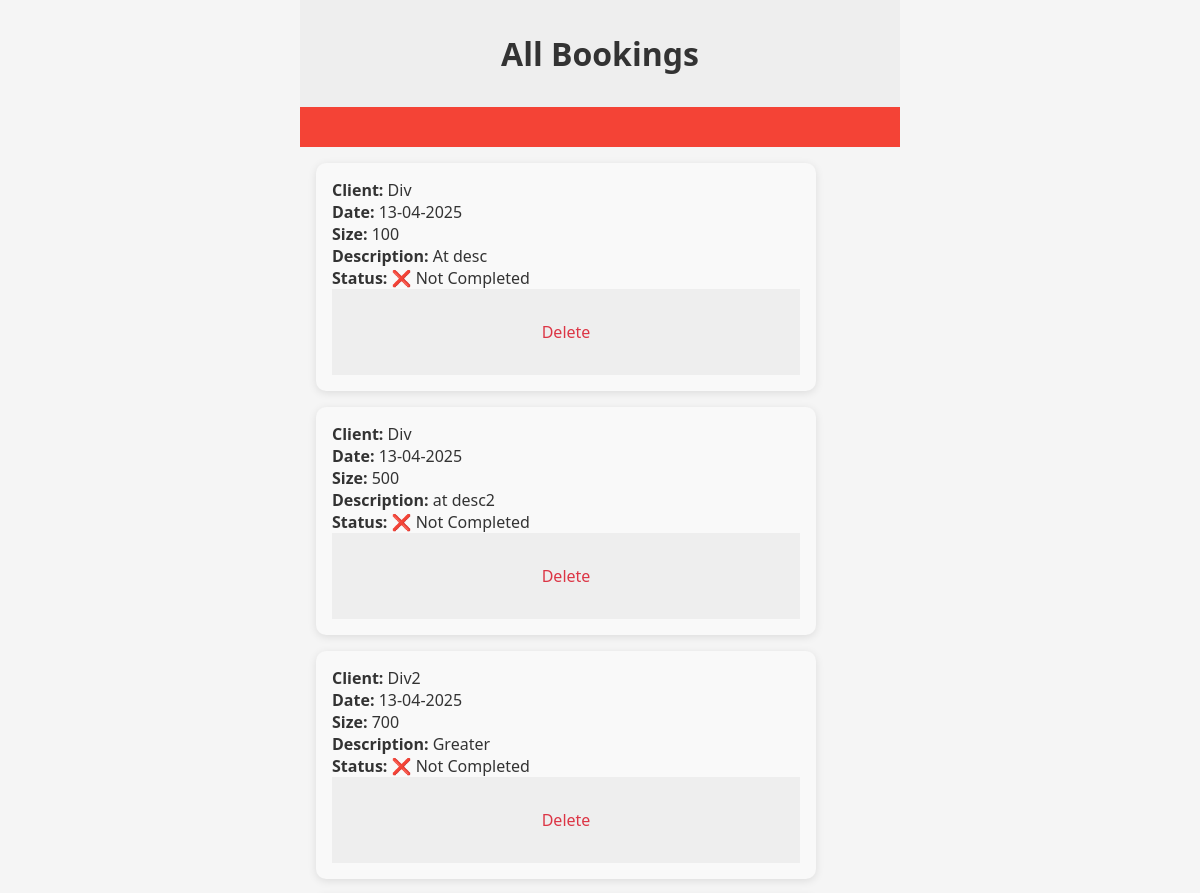
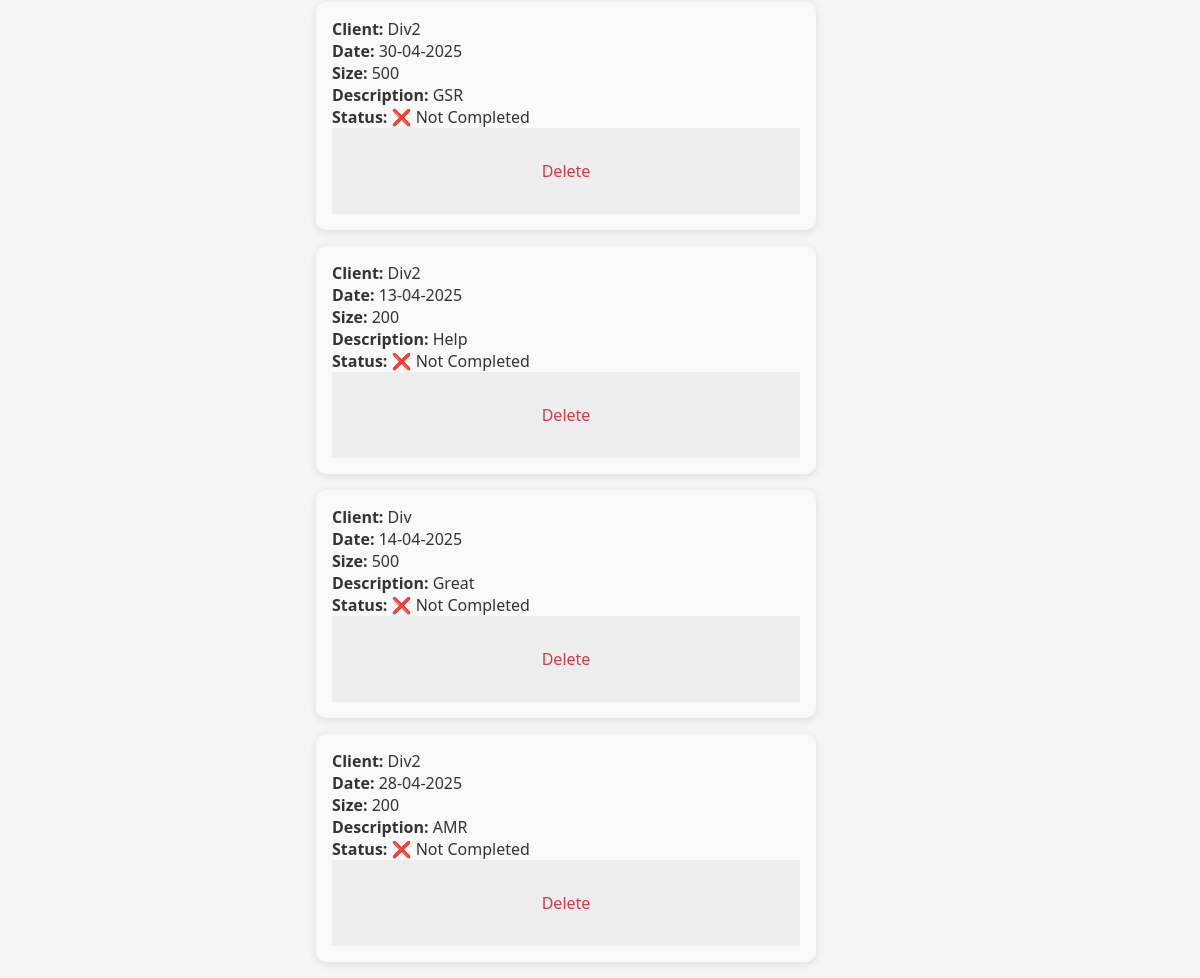
Screenshot of /view_all_bookings (signed in) with the database file from the repository (2 pictures, top to bottom).
### db_setup.py (models this page shows)
class Entity(Base):
    __tablename__ = 'entities'
    id = Column(Integer, primary_key=True)
    date = Column(Date, nullable=False)
    client_id = Column(Integer, ForeignKey('clients.id'), nullable=False)
    client = relationship("Client")
    size = Column(Integer, nullable = False)
    description = Column(String, nullable=False)
    completed = Column(Boolean, default=False)

class Client(Base, UserMixin):
    __tablename__ = 'clients'
    id = Column(Integer, primary_key=True)
    username = Column(String, nullable=False)
    password = Column(String, nullable=False)
    role = Column(String, nullable=False, default='client')

### app.py (the view)
@app.route('/view_all_bookings', methods=['GET'])
@login_required
def view_all_bookings():
    if current_user.role == 'Admin':
        bookings = db_session.query(Entity).all()
    else:
        bookings = db_session.query(Entity).filter(Entity.client_id == current_user.id).all()
    return render_template('viewall.html', bookings=bookings)

### app.py (called while the page is built)
@login_manager.user_loader
def load_user(client_id):
    return db_session.get(Client, client_id)

### templates/viewall.html (shortened to what this page needs)
<!DOCTYPE html>
<html lang="en">
  <head>
    <link
      rel="stylesheet"
      href="{{ url_for('static', filename='styles.css') }}"
    />
  </head>
  <body>
    <div class="container">
      <h2>All Bookings</h2>
      <div class="flash">
      </div>
      <div class="bookings">
        {% for booking in bookings %}
        <div class="booking-card">
          <p><strong>Client:</strong> {{ booking.client.username }}</p>
          <p><strong>Date:</strong> {{ booking.date.strftime('%d-%m-%Y') }}</p>
          <p><strong>Size:</strong> {{ booking.size }}</p>
          <p><strong>Description:</strong> {{ booking.description }}</p>
          <p>
            <strong>Status:</strong>
            {% if booking.completed %} ✅ Completed {% else %} ❌ Not Completed
            {% endif %}
          </p>
          <form
            action="{{ url_for('delete_booking', booking_id=booking.id) }}"
            method="POST"
          >
            <button class="delete" type="submit" title="Delete">Delete</button>
          </form>
        </div>
        {% else %}
        <p>No bookings found.</p>
        {% endfor %}
      </div>
    </div>
  </body>
</html>

### static/styles.css (style rules this page uses)
* { margin: 0; padding: 0; box-sizing: border-box; font-family: "Segoe UI", Tahoma, Geneva, Verdana, sans-serif; }
body, html { margin: 0; background-color: #f8f9fa; color: #333; min-height: 100vh; justify-content: center; padding: 0; background: #f5f5f5; }
.container { justify-content: center; width: 100%; max-width: 600px; margin: 0 auto; }
form, h2 { display: flex; flex-direction: column; width: 100%; max-width: 100%; align-items: center; text-align: center; justify-content: center; justify-self: center; padding: 1rem; font-size: xx-large; background: #eee; padding: 1em; text-align: center; }
input, textarea, button { padding: 12px; font-size: 1rem; border-radius: 6px; border: 1px solid #ccc; width: 100%; margin-bottom: 5px; }
.bookings { margin-top: 1rem; margin-bottom: 1rem; margin-left: 1rem; margin-right: 1rem; display: grid; grid-template-columns: repeat(auto-fit, minmax(300px, 1fr)); gap: 1rem; }
.booking-card { background-color: #f9f9f9; border-radius: 10px; padding: 1rem; box-shadow: 0 2px 8px rgba(0, 0, 0, 0.1); width: 500px; max-width: 100%; box-sizing: border-box; }
.booking-card form { max-width: 600px; margin: 0 auto; }
button.delete { background: none; border: none; color: #dc3545; cursor: pointer; padding: 0rem; margin-bottom: 0px; }
.flash { padding: 20px; background-color: #f44336; color: white; margin-bottom: 15px; text-align: center; justify-content: center; }

### rows the page displays
Entity: client.username "Div", date "13-04-2025", size "100", description "At desc", completed "❌ Not Completed"
Entity: client.username "Div", date "13-04-2025", size "500", description "at desc2", completed "❌ Not Completed"
Entity: client.username "Div2", date "13-04-2025", size "700", description "Greater", completed "❌ Not Completed"
Entity: client.username "Div2", date "30-04-2025", size "500", description "GSR", completed "❌ Not Completed"
Entity: client.username "Div2", date "13-04-2025", size "200", description "Help", completed "❌ Not Completed"
Entity: client.username "Div", date "14-04-2025", size "500", description "Great", completed "❌ Not Completed"
Entity: client.username "Div2", date "28-04-2025", size "200", description "AMR", completed "❌ Not Completed"
